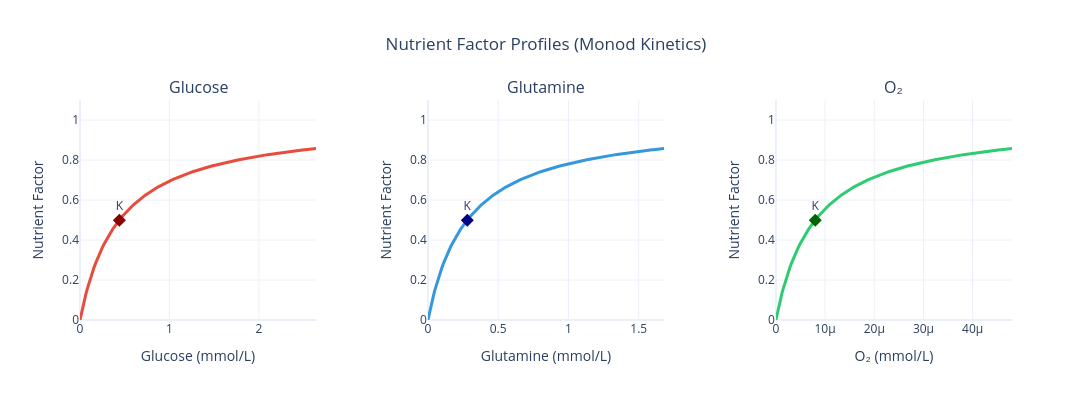

Notebook source saved alongside this figure:
### Markdown cell above
## 4. Plot Nutrient Factors (Monod Kinetics)

Visualize how substrate availability affects growth through Monod kinetics.

### Code cell
# Plot nutrient factors
fig_nf = plot_nutrient_factors(
    kinetic_model,
    n_points=200,
    show_k_markers=True
)

fig_nf.show()

### Figure 1 — Plotly figure (JSON) as saved in the notebook; plotly's stock layout.template omitted (floating-point values rounded to 4 significant figures; data arrays with more than 128 entries replaced by an {"elided": "..."} marker saying what was removed)
{"data": [{"line": {"color": "#E74C3C", "width": 3}, "mode": "lines", "name": "Glucose", "type": "scatter", "x": {"elided": "200 float values"}, "xaxis": "x", "y": {"elided": "200 float values"}, "yaxis": "y"}, {"hovertemplate": "K: 0.440 mmol/L<br>NF: 0.499<extra></extra>", "marker": {"color": "darkred", "size": 10, "symbol": "diamond"}, "mode": "markers+text", "showlegend": false, "text": ["K"], "textposition": "top center", "type": "scatter", "x": [0.44], "xaxis": "x", "y": [0.4987], "yaxis": "y"}, {"line": {"color": "#3498DB", "width": 3}, "mode": "lines", "name": "Glutamine", "type": "scatter", "x": {"elided": "200 float values"}, "xaxis": "x2", "y": {"elided": "200 float values"}, "yaxis": "y2"}, {"hovertemplate": "K: 0.280 mmol/L<br>NF: 0.499<extra></extra>", "marker": {"color": "darkblue", "size": 10, "symbol": "diamond"}, "mode": "markers+text", "showlegend": false, "text": ["K"], "textposition": "top center", "type": "scatter", "x": [0.28], "xaxis": "x2", "y": [0.4987], "yaxis": "y2"}, {"line": {"color": "#2ECC71", "width": 3}, "mode": "lines", "name": "O₂", "type": "scatter", "x": {"elided": "200 float values"}, "xaxis": "x3", "y": {"elided": "200 float values"}, "yaxis": "y3"}, {"hovertemplate": "K: 0.000 mmol/L<br>NF: 0.499<extra></extra>", "marker": {"color": "darkgreen", "size": 10, "symbol": "diamond"}, "mode": "markers+text", "showlegend": false, "text": ["K"], "textposition": "top center", "type": "scatter", "x": [8e-06], "xaxis": "x3", "y": [0.4987], "yaxis": "y3"}], "layout": {"annotations": [{"font": {"size": 16}, "showarrow": false, "text": "Glucose", "x": 0.1267, "xanchor": "center", "xref": "paper", "y": 1, "yanchor": "bottom", "yref": "paper"}, {"font": {"size": 16}, "showarrow": false, "text": "Glutamine", "x": 0.5, "xanchor": "center", "xref": "paper", "y": 1, "yanchor": "bottom", "yref": "paper"}, {"font": {"size": 16}, "showarrow": false, "text": "O₂", "x": 0.8733, "xanchor": "center", "xref": "paper", "y": 1, "yanchor": "bottom", "yref": "paper"}], "height": 400, "showlegend": false, "title": {"text": "Nutrient Factor Profiles (Monod Kinetics)", "x": 0.5}, "width": 1200, "xaxis": {"anchor": "y", "domain": [0, 0.2533], "title": {"text": "Glucose (mmol/L)"}}, "xaxis2": {"anchor": "y2", "domain": [0.3733, 0.6267], "title": {"text": "Glutamine (mmol/L)"}}, "xaxis3": {"anchor": "y3", "domain": [0.7467, 1], "title": {"text": "O₂ (mmol/L)"}}, "yaxis": {"anchor": "x", "domain": [0, 1], "range": [0, 1.1], "title": {"text": "Nutrient Factor"}}, "yaxis2": {"anchor": "x2", "domain": [0, 1], "range": [0, 1.1], "title": {"text": "Nutrient Factor"}}, "yaxis3": {"anchor": "x3", "domain": [0, 1], "range": [0, 1.1], "title": {"text": "Nutrient Factor"}}}}
